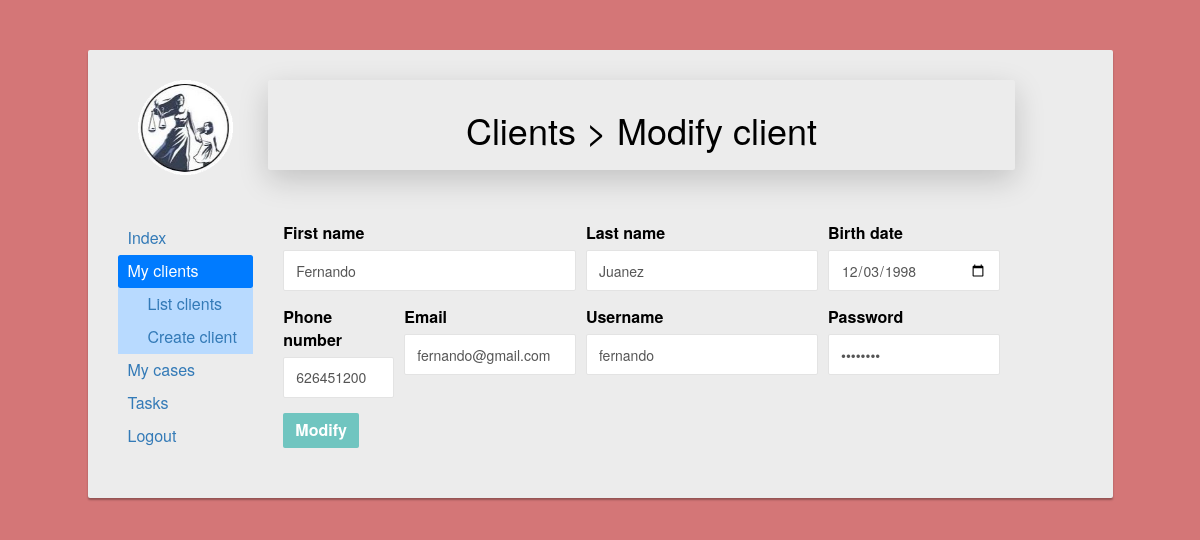
Page /personalArea/Lawer/Clients/modify.php?client=2 (signed in) on the committed database.
### tables this page shows
CREATE TABLE `clients` (
  `client_ID` bigint(20) UNSIGNED NOT NULL,
  `name` varchar(50) NOT NULL,
  `surname` varchar(70) NOT NULL,
  `birth_date` date NOT NULL,
  `phone` int(11) NOT NULL,
  `email` varchar(70) NOT NULL,
  `username` varchar(15) NOT NULL,
  `password` varchar(25) NOT NULL,
  `bill` float NOT NULL
);

### personalArea/Lawer/Clients/modify.php (the view, shortened to what this page needs)
<!DOCTYPE html>
<html lang="en">
    <head>
        <link rel="stylesheet" href="https://stackpath.bootstrapcdn.com/bootstrap/4.3.1/css/bootstrap.min.css">
        <link rel="stylesheet" href="https://maxcdn.bootstrapcdn.com/bootstrap/3.3.7/css/bootstrap.min.css">
        <link rel="stylesheet" href="https://maxcdn.bootstrapcdn.com/font-awesome/4.7.0/css/font-awesome.min.css">
    </head>
    <body>
            <?php
                $db = connectDb();
            ?>
            <?php
                $idActualClient = $_GET['client'];
                $actualClientQuery = mysqli_fetch_array(mysqli_query($db, "SELECT * FROM clients WHERE client_ID = $idActualClient"));
            ?>
        <div class="container-fluid content">
            <div class="row">
                <div class="col-10 offset-1 insideContainer">
                    <div class="row">
                        <div class="col-2 avatar">
                            <img src="../../../img/iconAvatar.png" alt="Avatar">
                        </div>
                        <div class="col-9 shadow-lg p-3 mb-5 bg-#70c5c0 rounded">
                            <h1 class="h1" style="text-align: center">Clients > Modify client</h1>
                        </div>
                    </div>
                    <br>
                    <div class="row">
                        <div class="col-2">
                                <div class="nav flex-column nav-pills" id="v-pills-tab" role="tablist" aria-orientation="vertical">
                                    <a class='nav-link' href='../../Lawer/'>Index</a>
                                    <a class='nav-link active' href='../Clients/'>My clients</a>
                                    <div class="table-primary" style="padding-left: 20px;">
                                        <table>
                                            <tr>
                                                <td>
                                                    <a class='nav-link' href='index.php'>List clients</a>
                                                </td>
                                            </tr>
                                            <tr>
                                                <td>
                                                    <a class='nav-link' href='create.php'>Create client</a>
                                                </td>
                                            </tr>
                                        </table>
                                    </div>
                                    <a class='nav-link' href="../Cases/">My cases</a>
                                    <a class="nav-link" href="../Tasks/">Tasks</a>
                                    <a class="nav-link" href="../../../login/logout.php">Logout</a>
                                </div>
                        </div>
                            <div class="col-9 login-form">
                                <form action="modify.php" method="post">
                                    <div class="form-row">
                                        <div class="form-group col-md-5">
                                            <label for="name">First name</label>
                                            <input type="text" class="form-control" id="name" name="name" value="<?php echo $actualClientQuery['name'] ?>">
                                        </div>
                                        <div class="form-group col-md-4">
                                            <label for="surname">Last name</label>
                                            <input type="text" class="form-control" id="surname" name="surname" value="<?php echo $actualClientQuery['surname'] ?>">
                                        </div>
                                        <div class="form-group col-md-3">
                                            <label for="birth_date">Birth date</label>
                                            <input type="date" class="form-control" id="birth_date" name="birth_date" value="<?php echo $actualClientQuery['birth_date'] ?>">
                                        </div>
                                    </div>
                                    <div class="form-row">
                                        <div class="form-group col-md-2">
                                            <label for="phone">Phone number</label>
                                            <input type="text" class="form-control" id="phone" name="phone" value="<?php echo $actualClientQuery['phone'] ?>">
                                        </div>
                                        <div class="form-group col-md-3">
                                            <label for="email">Email</label>
                                            <input type="text" class="form-control" id="email" name="email" value="<?php echo $actualClientQuery['email'] ?>">
                                        </div>
                                        <div class="form-group col-md-4">
                                            <label for="username">Username</label>
                                            <input type="text" class="form-control" id="username" name="username" value="<?php echo $actualClientQuery['username'] ?>">
                                        </div>
                                        <div class="form-group col-md-3">
                                            <label for="password">Password</label>
                                            <input type="password" class="form-control" id="password" name="password" value="<?php echo $actualClientQuery['password'] ?>">
                                        </div>
                                    </div>
                                    <input type="submit" class="btn btn-primary" value="Modify" name="modify">
                                </form>
                            </div>
                    </div>
                </div>
            </div>
        </div>
    </body>
</html>

### personalArea/Lawer/Clients/modify.php (style rules this page uses)
html, body { overflow-x: hidden; }
body { color: #fff; background: #d47677; }
.content { margin: 0 auto; padding: 50px 0px 300px; }
.insideContainer { color:black; border-radius: 2px; margin-bottom: 15px; font-size: 16px; background: #ececec; box-shadow: 0px 2px 2px rgba(0, 0, 0, 0.3); padding: 30px; position: relative; width:80vw; }
.avatar { text-align: center; }
.avatar img { width: 95px; height: 95px; }
.form-control { min-height: 41px; background: #fff; box-shadow: none !important; border-color: #e3e3e3; }
.form-control, .btn { border-radius: 2px; }
.login-form .btn { font-size: 16px; font-weight: bold; background: #70c5c0; border: none; margin-bottom: 20px; }

### rows in the picture
clients: name "Fernando", surname "Juanez", birth_date "12/03/1998", phone "626451200", email "fernando@gmail.com", username "fernando"
